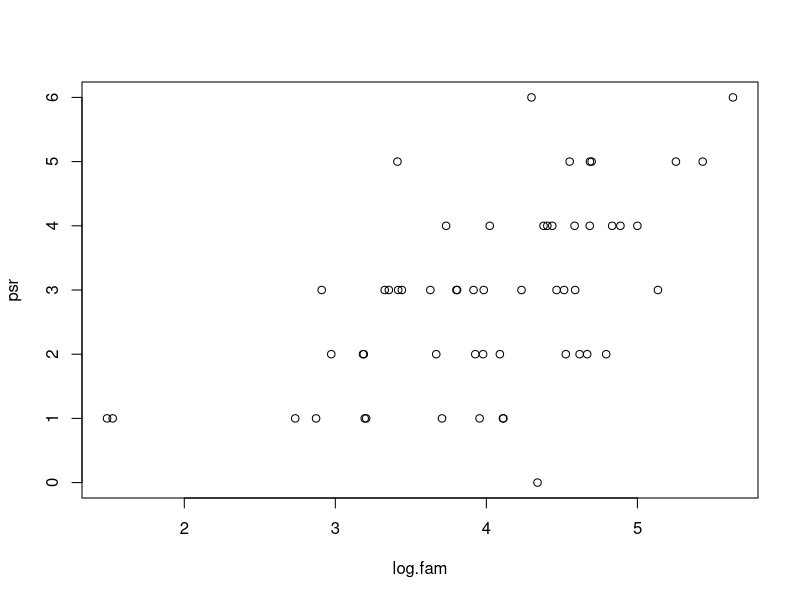
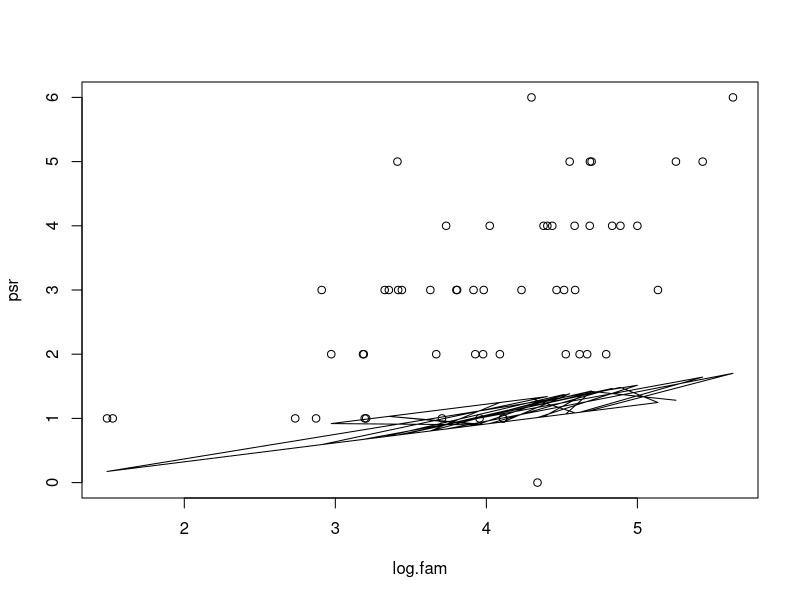
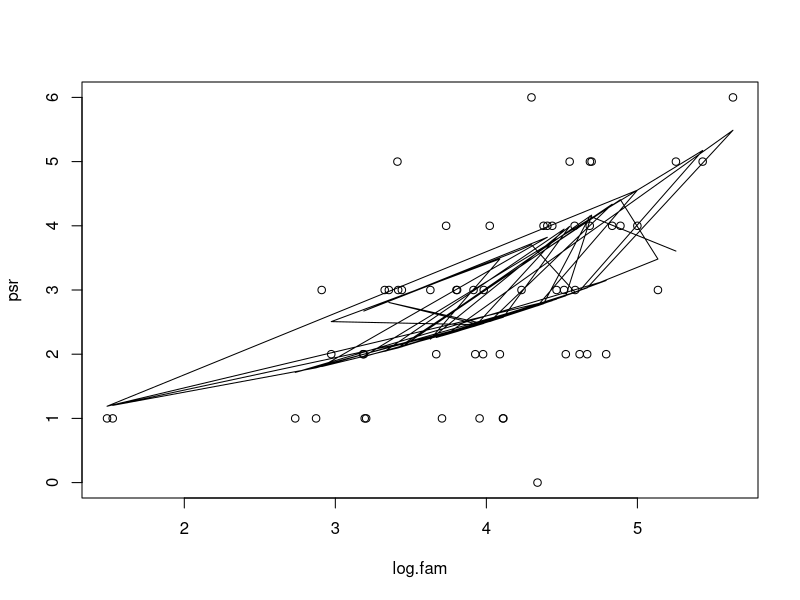
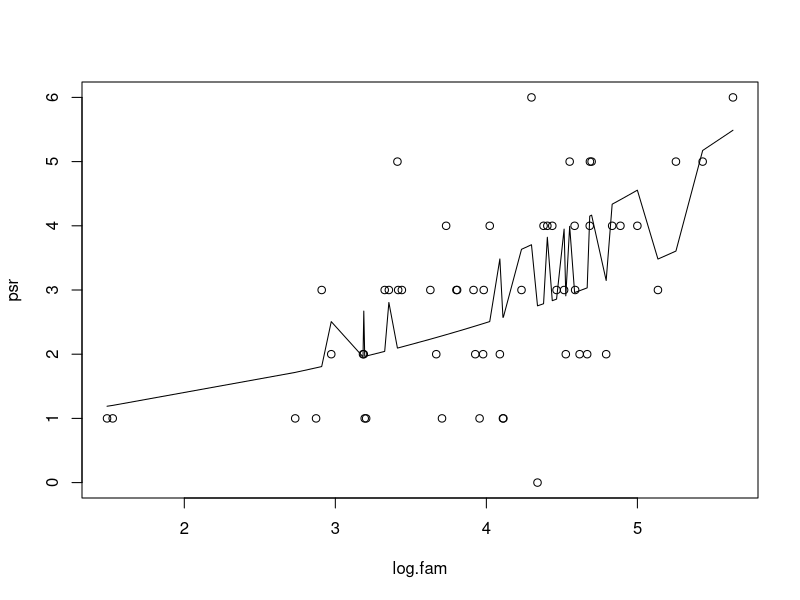
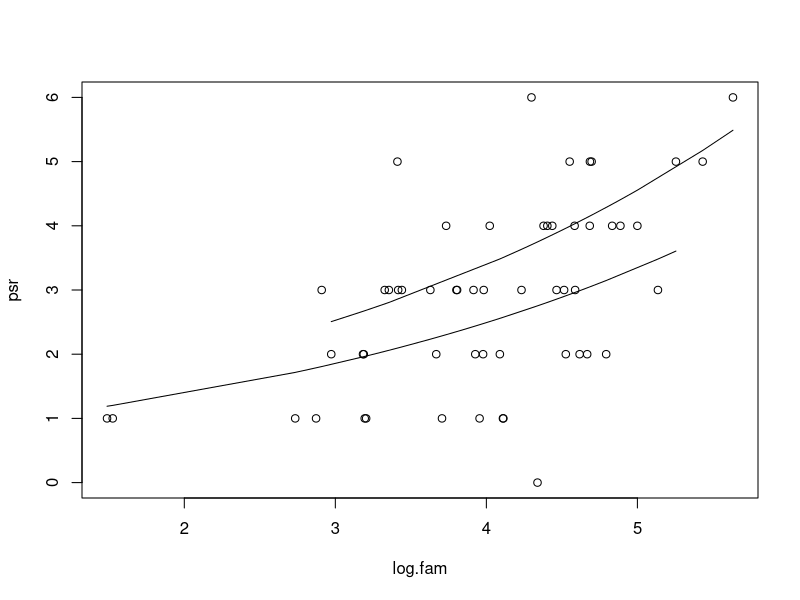
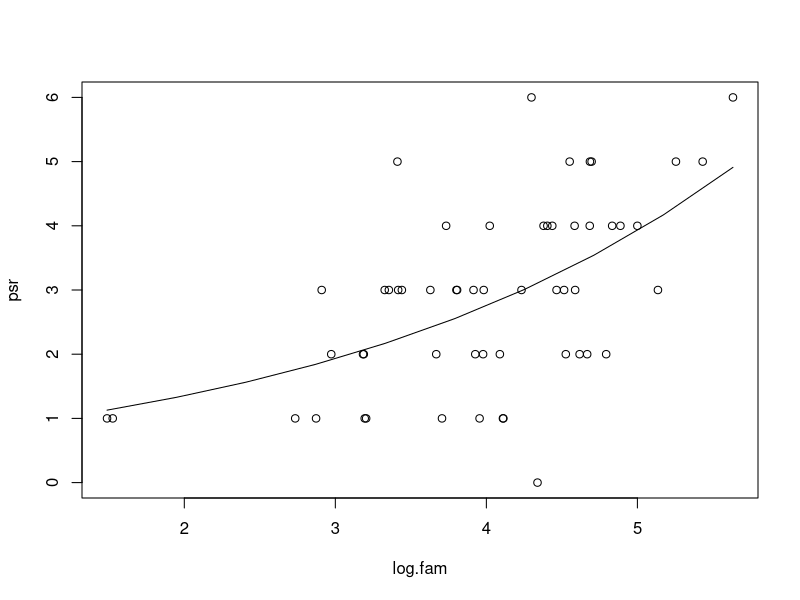
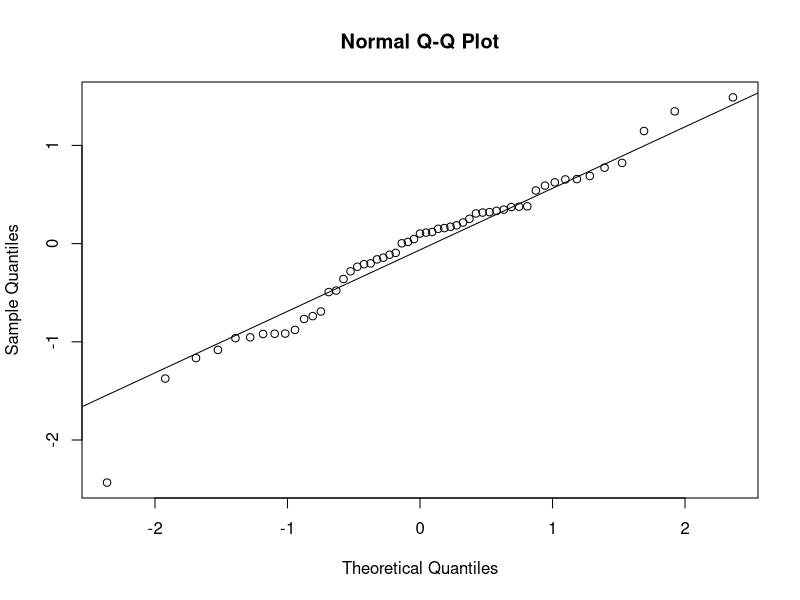

The R script that drew these images, in order:
## ---- chunk 1
setwd("/Users/carlaleone/Desktop/Exeter/Practical 4")
tl.data <- read.table("Dataset.csv", header=TRUE, sep = ",",
                      stringsAsFactors = FALSE)
View(t.data)
tl.data$log.fam<- log(tl.data$fam)

m<- glm(psr~status +log.fam, data = tl.data, family = poisson)
summary(m)
## ---- chunk 2
plot(psr~log.fam, data= tl.data)
#in a lin regression could have done abline, but we want a curved line
# expect an exponential relationship bc poisson

#need to predict values of the model
tl.data$predicted.psr<- predict(m)
plot(psr~log.fam, data= tl.data)
lines(predicted.psr~log.fam, data = tl.data)
#lines do not fit the data
#need to backtransform, bc data now is still on the log scale
tl.data$predicted.psr<- predict(m, type = "response")
plot(psr~log.fam, data= tl.data)
lines(predicted.psr~log.fam, data = tl.data)

#but still all lines connected, so need to sort the values
plot(psr~log.fam, data= tl.data)
lines(predicted.psr[order(log.fam)] ~sort(log.fam), data = tl.data)
## ---- chunk 3
plot(psr~log.fam, data= tl.data)
lines(predicted.psr[order(log.fam)] ~sort(log.fam), data = tl.data[tl.data$status == "D",])
lines(predicted.psr[order(log.fam)] ~sort(log.fam), data = tl.data[tl.data$status == "S",])
#plotting each line individually

## ---- chunk 4
new.d<- data.frame(log.fam=seq(min(tl.data$log.fam), max(tl.data$log.fam),length = 10),
rainfall = rep(mean(tl.data$rainfall), 10))
View(new.d)
m<- glm(psr~rainfall +log.fam, data = tl.data, family = poisson)

new.d$predicted.psr<- predict(m, newdata =new.d, type = "response")

plot(psr ~ log.fam, data=tl.data)
lines(predicted.psr[order(log.fam)] ~ sort(log.fam), data=new.d)
# predicted psr for log.fam and the average rainfall
## ---- chunk 5
qqnorm(resid(m))
qqline(resid(m))
